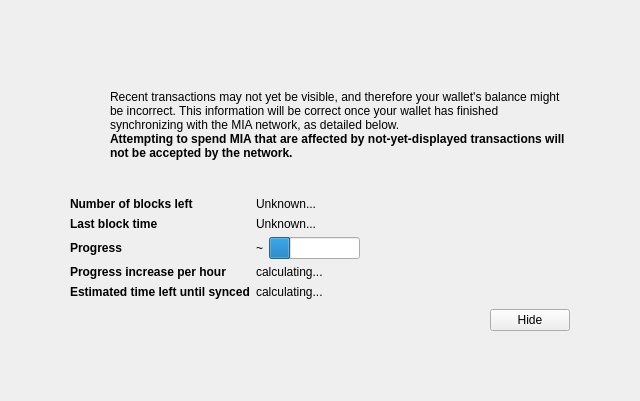
<?xml version="1.0" encoding="UTF-8"?>
<ui version="4.0">
 <class>ModalOverlay</class>
 <widget class="ModalOverlay" name="ModalOverlay">
  <property name="geometry">
   <rect>
    <x>0</x>
    <y>0</y>
    <width>640</width>
    <height>401</height>
   </rect>
  </property>
  <property name="windowTitle">
   <string>Form</string>
  </property>
  <layout class="QVBoxLayout" name="verticalLayout" stretch="0">
   <property name="sizeConstraint">
    <enum>QLayout::SetDefaultConstraint</enum>
   </property>
   <property name="leftMargin">
    <number>0</number>
   </property>
   <property name="topMargin">
    <number>0</number>
   </property>
   <property name="rightMargin">
    <number>0</number>
   </property>
   <property name="bottomMargin">
    <number>0</number>
   </property>
   <item>
    <widget class="QWidget" name="bgWidget" native="true">
     <property name="styleSheet">
      <string notr="true"/>
     </property>
     <layout class="QVBoxLayout" name="verticalLayoutMain" stretch="0">
      <property name="leftMargin">
       <number>60</number>
      </property>
      <property name="topMargin">
       <number>60</number>
      </property>
      <property name="rightMargin">
       <number>60</number>
      </property>
      <property name="bottomMargin">
       <number>60</number>
      </property>
      <item>
       <widget class="QWidget" name="contentWidget" native="true">
        <property name="styleSheet">
         <string notr="true"/>
        </property>
        <layout class="QVBoxLayout" name="verticalLayoutSub" stretch="1,0,0,0,0">
         <property name="spacing">
          <number>0</number>
         </property>
         <property name="leftMargin">
          <number>10</number>
         </property>
         <property name="topMargin">
          <number>10</number>
         </property>
         <property name="rightMargin">
          <number>10</number>
         </property>
         <property name="bottomMargin">
          <number>10</number>
         </property>
         <item>
          <layout class="QHBoxLayout" name="horizontalLayoutIconText" stretch="0,1">
           <property name="topMargin">
            <number>20</number>
           </property>
           <item>
            <layout class="QVBoxLayout" name="verticalLayoutIcon">
             <property name="leftMargin">
              <number>0</number>
             </property>
             <item>
              <widget class="QPushButton" name="warningIcon">
               <property name="enabled">
                <bool>false</bool>
               </property>
               <property name="text">
                <string/>
               </property>
               <property name="icon">
                <iconset>
                 <normaloff>:/icons/warning</normaloff>
                 <disabledoff>:/icons/warning</disabledoff>:/icons/warning</iconset>
               </property>
               <property name="iconSize">
                <size>
                 <width>48</width>
                 <height>48</height>
                </size>
               </property>
               <property name="flat">
                <bool>true</bool>
               </property>
              </widget>
             </item>
             <item>
              <spacer name="verticalSpacerWarningIcon">
               <property name="orientation">
                <enum>Qt::Vertical</enum>
               </property>
               <property name="sizeHint" stdset="0">
                <size>
                 <width>20</width>
                 <height>40</height>
                </size>
               </property>
              </spacer>
             </item>
            </layout>
           </item>
           <item>
            <layout class="QVBoxLayout" name="verticalLayoutInfoText">
             <property name="leftMargin">
              <number>0</number>
             </property>
             <property name="topMargin">
              <number>0</number>
             </property>
             <item>
              <widget class="QLabel" name="infoText">
               <property name="text">
                <string>Recent transactions may not yet be visible, and therefore your wallet's balance might be incorrect. This information will be correct once your wallet has finished synchronizing with the MIA network, as detailed below.</string>
               </property>
               <property name="textFormat">
                <enum>Qt::RichText</enum>
               </property>
               <property name="wordWrap">
                <bool>true</bool>
               </property>
              </widget>
             </item>
             <item>
              <widget class="QLabel" name="infoTextStrong">
               <property name="font">
                <font>
                 <weight>75</weight>
                 <bold>true</bold>
                </font>
               </property>
               <property name="text">
                <string>Attempting to spend MIA that are affected by not-yet-displayed transactions will not be accepted by the network.</string>
               </property>
               <property name="textFormat">
                <enum>Qt::RichText</enum>
               </property>
               <property name="wordWrap">
                <bool>true</bool>
               </property>
              </widget>
             </item>
             <item>
              <spacer name="verticalSpacerInTextSpace">
               <property name="orientation">
                <enum>Qt::Vertical</enum>
               </property>
               <property name="sizeHint" stdset="0">
                <size>
                 <width>20</width>
                 <height>40</height>
                </size>
               </property>
              </spacer>
             </item>
            </layout>
           </item>
          </layout>
         </item>
         <item>
          <spacer name="verticalSpacerAfterText">
           <property name="orientation">
            <enum>Qt::Vertical</enum>
           </property>
           <property name="sizeHint" stdset="0">
            <size>
             <width>20</width>
             <height>40</height>
            </size>
           </property>
          </spacer>
         </item>
         <item>
          <layout class="QFormLayout" name="formLayout">
           <property name="fieldGrowthPolicy">
            <enum>QFormLayout::FieldsStayAtSizeHint</enum>
           </property>
           <property name="horizontalSpacing">
            <number>6</number>
           </property>
           <property name="verticalSpacing">
            <number>6</number>
           </property>
           <property name="topMargin">
            <number>10</number>
           </property>
           <item row="0" column="0">
            <widget class="QLabel" name="labelNumberOfBlocksLeft">
             <property name="font">
              <font>
               <weight>75</weight>
               <bold>true</bold>
              </font>
             </property>
             <property name="text">
              <string>Number of blocks left</string>
             </property>
            </widget>
           </item>
           <item row="0" column="1">
            <widget class="QLabel" name="numberOfBlocksLeft">
             <property name="text">
              <string>Unknown...</string>
             </property>
            </widget>
           </item>
           <item row="1" column="0">
            <widget class="QLabel" name="labelLastBlockTime">
             <property name="font">
              <font>
               <weight>75</weight>
               <bold>true</bold>
              </font>
             </property>
             <property name="text">
              <string>Last block time</string>
             </property>
            </widget>
           </item>
           <item row="1" column="1">
            <widget class="QLabel" name="newestBlockDate">
             <property name="sizePolicy">
              <sizepolicy hsizetype="Maximum" vsizetype="Preferred">
               <horstretch>0</horstretch>
               <verstretch>0</verstretch>
              </sizepolicy>
             </property>
             <property name="text">
              <string>Unknown...</string>
             </property>
            </widget>
           </item>
           <item row="2" column="0">
            <widget class="QLabel" name="labelSyncDone">
             <property name="font">
              <font>
               <weight>75</weight>
               <bold>true</bold>
              </font>
             </property>
             <property name="text">
              <string>Progress</string>
             </property>
            </widget>
           </item>
           <item row="2" column="1">
            <layout class="QHBoxLayout" name="horizontalLayoutSync" stretch="0,1">
             <item>
              <widget class="QLabel" name="percentageProgress">
               <property name="text">
                <string>~</string>
               </property>
              </widget>
             </item>
             <item>
              <widget class="QProgressBar" name="progressBar">
               <property name="value">
                <number>24</number>
               </property>
               <property name="format">
                <string/>
               </property>
              </widget>
             </item>
            </layout>
           </item>
           <item row="4" column="0">
            <widget class="QLabel" name="labelProgressIncrease">
             <property name="font">
              <font>
               <weight>75</weight>
               <bold>true</bold>
              </font>
             </property>
             <property name="text">
              <string>Progress increase per hour</string>
             </property>
            </widget>
           </item>
           <item row="4" column="1">
            <widget class="QLabel" name="progressIncreasePerH">
             <property name="text">
              <string>calculating...</string>
             </property>
            </widget>
           </item>
           <item row="5" column="0">
            <widget class="QLabel" name="labelEstimatedTimeLeft">
             <property name="font">
              <font>
               <weight>75</weight>
               <bold>true</bold>
              </font>
             </property>
             <property name="text">
              <string>Estimated time left until synced</string>
             </property>
            </widget>
           </item>
           <item row="5" column="1">
            <widget class="QLabel" name="expectedTimeLeft">
             <property name="text">
              <string>calculating...</string>
             </property>
            </widget>
           </item>
          </layout>
         </item>
         <item>
          <layout class="QHBoxLayout" name="horizontalLayoutButtons">
           <property name="leftMargin">
            <number>10</number>
           </property>
           <property name="topMargin">
            <number>10</number>
           </property>
           <item>
            <spacer name="horizontalSpacer">
             <property name="orientation">
              <enum>Qt::Horizontal</enum>
             </property>
             <property name="sizeHint" stdset="0">
              <size>
               <width>40</width>
               <height>20</height>
              </size>
             </property>
            </spacer>
           </item>
           <item>
            <widget class="QPushButton" name="closeButton">
             <property name="text">
              <string>Hide</string>
             </property>
            </widget>
           </item>
          </layout>
         </item>
         <item>
          <layout class="QVBoxLayout" name="verticalLayout_2">
           <item>
            <spacer name="verticalSpacer">
             <property name="orientation">
              <enum>Qt::Vertical</enum>
             </property>
             <property name="sizeHint" stdset="0">
              <size>
               <width>20</width>
               <height>40</height>
              </size>
             </property>
            </spacer>
           </item>
          </layout>
         </item>
        </layout>
       </widget>
      </item>
     </layout>
    </widget>
   </item>
  </layout>
 </widget>
 <customwidgets>
  <customwidget>
   <class>ModalOverlay</class>
   <extends>QWidget</extends>
   <header>modaloverlay.h</header>
   <container>1</container>
  </customwidget>
 </customwidgets>
 <resources/>
 <connections/>
</ui>
